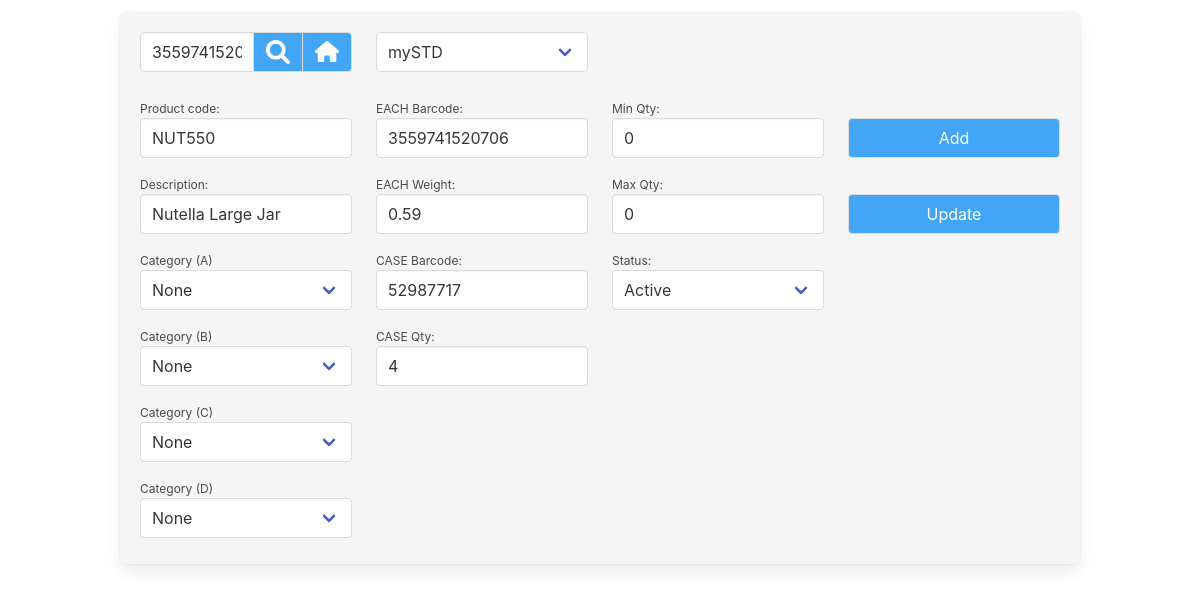
/geb_view_mgr_products.php?product=3559741520706 (signed in), run on the app's committed database.
### tables this page shows
CREATE TABLE "geb_product" (
	"prod_pkey"	INTEGER,
	"prod_owner"	INTEGER DEFAULT 1,
	"prod_code"	TEXT,
	"prod_desc"	TEXT,
	"prod_category_a"	INTEGER DEFAULT 0,
	"prod_category_b"	INTEGER DEFAULT 0,
	"prod_category_c"	INTEGER DEFAULT 0,
	"prod_category_d"	INTEGER DEFAULT 0,
	"prod_mimic"	INTEGER DEFAULT 0,
	"prod_each_barcode"	TEXT,
	"prod_each_barcode_mimic"	TEXT,
	"prod_each_weight"	TEXT,
	"prod_case_barcode"	INTEGER,
	"prod_case_barcode_mimic"	NUMERIC,
	"prod_case_qty"	REAL DEFAULT 0,
	"prod_case_qty_mimic"	TEXT DEFAULT 0,
	"prod_min_qty"	INTEGER DEFAULT 0,
	"prod_max_qty"	INTEGER DEFAULT 0,
	"prod_disabled"	INTEGER DEFAULT 0,
	PRIMARY KEY("prod_pkey" AUTOINCREMENT)
);

### lib_login.php (called while the page is built, shortened)
<?php
class Login
{
	private $user_is_logged_in = false;
	public function is_session_started()
	{
		if (php_sapi_name() !== 'cli' )
		{
			if ( version_compare(phpversion(), '5.4.0', '>=') )
			{
				return session_status() === PHP_SESSION_ACTIVE ? TRUE : FALSE;
			}
		}
		return FALSE;
	}
	private function loginWithSessionData()
	{
		$this->user_is_logged_in = true;
	}
	public function isUserLoggedIn()
	{
		return $this->user_is_logged_in;
	}
}

### geb_view_mgr_products.php (the view, shortened to what this page needs)
<?php
require_once('lib_login.php');
$login = new Login();
if ($login->isUserLoggedIn() == true)
{
	require_once('lib_system.php');
	if (is_it_enabled($_SESSION['menu_mgr_products']))
	{
		require_once("lib_db_conn.php");
		$product_or_barcode		=	"";
		if (isset($_GET["product"]))
		{
			$product_or_barcode		=	trim($_GET["product"]);
		}
		$user_company_uid	=	leave_numbers_only($_SESSION['user_company']);
?>
<!DOCTYPE html>
<html lang="en">
<head>
	<link rel="stylesheet" href="css/bulma.css">
	<link rel="stylesheet" href="css/custom.css">
</head>
<body>
<?php
		echo '<div class="blank_space_12px"></div>';
		echo '<section class="section is-paddingless">';
		echo	'<div class="container box has-background-light">';
			$company_arr	=	array();
			$sql	=	'
				SELECT
				company_code,
				company_pkey
				FROM geb_company
			';
			if ($user_company_uid > 0)
			{
				$sql	.=	'	WHERE	company_pkey = :scompany_uid	';
			}
			if ($stmt = $db->prepare($sql))
			{
				if ($user_company_uid > 0)
				{
					$stmt->bindValue(':scompany_uid',	$user_company_uid,		PDO::PARAM_INT);
				}
				$stmt->execute();
				while($row = $stmt->fetch(PDO::FETCH_ASSOC))
				{
					$company_arr[$row['company_pkey']] = $row['company_code'];
				}
			}
			else
			{
			}
		$which_option_2_select	=	1;
		$company_select_html	=	generate_select_options($company_arr, $which_option_2_select, '');
$columns_html	=	'<div class="columns">';
$columns_html	.=	'<div class="column is-3">';
$columns_html	.=	'<form action="geb_view_mgr_products.php" name="product_form" id="product_form" method="get">';
$columns_html	.=	'<div class="field has-addons">';
$columns_html	.=		'<div class="control">';
$columns_html	.=			'<input class="input" type="text" id="product" name="product" placeholder="' . $mylang['product_code'] . '" value="' . $product_or_barcode . '" >';
$columns_html	.=		'</div>';
$columns_html	.=		'<div class="control">';
$columns_html	.=			'<button class="button manager_class iconSearch" style="width:50px;" type="submit"></button>';
$columns_html	.=		'</div>';
$menu_link		=	"'index.php'";
$columns_html	.=		'<div class="control">';
$columns_html	.=			'<button class="button manager_class iconHome" style="width:50px;" type="button" onClick="open_link(' . $menu_link . ');"></button>';
$columns_html	.=		'</div>';
$columns_html	.=	'</div>';
$columns_html	.=	'</div>';
$columns_html	.=	'<div class="column is-3">';
$columns_html	.=	'<div class="field">';
$columns_html	.=	'
			<div class="control">
				<div class="select is-fullwidth">
					<select id="comp" name="comp">' . $company_select_html . '
					</select>
				</div>
			</div>';
$columns_html .= '</div>';
$columns_html .= '</div>';
$columns_html .= '</form>';
$columns_html .= '</div>';
	try
	{
		$is_barcode	=	false;
		if (is_numeric($product_or_barcode))	{	$is_barcode	=	true;	}
		$sql	=	'
			SELECT
			*
			FROM
			geb_product
			WHERE
		';
		if ($is_barcode)
		{
			$sql	.=	' prod_each_barcode = :sprod_each_bar OR prod_case_barcode = :sprod_case_bar ';
		}
		else
		{
			$sql	.=	' prod_code = :sprod_code ';
		}
		$sql	.=	' AND prod_owner = :sprod_owner ';
		$prod_pkey			=	0;
		$prod_code			=	"";
		$prod_desc			=	"";
		$prod_category_a	=	0;
		$prod_category_b	=	0;
		$prod_category_c	=	0;
		$prod_category_d	=	0;
		$prod_each_barcode	=	"";
		$prod_each_weight	=	"";
		$prod_case_barcode	=	"";
		$prod_case_qty		=	0;
		$prod_min_qty		=	0;
		$prod_max_qty		=	0;
		$prod_disabled		=	0;
		$category_arr		=	array();
		if ($stmt = $db->prepare($sql))
		{
			if ($is_barcode)
			{
				$stmt->bindValue(':sprod_each_bar',	$product_or_barcode,	PDO::PARAM_STR);
				$stmt->bindValue(':sprod_case_bar',	$product_or_barcode,	PDO::PARAM_STR);
			}
			else
			{
				$stmt->bindValue(':sprod_code',	$product_or_barcode,		PDO::PARAM_STR);
			}
			$stmt->bindValue(':sprod_owner',	$user_company_uid,			PDO::PARAM_INT);
			$stmt->execute();
			while($row = $stmt->fetch(PDO::FETCH_ASSOC))
			{
				$prod_pkey				=	leave_numbers_only($row['prod_pkey']);
				$prod_code				=	trim($row['prod_code']);
				$prod_desc				=	trim($row['prod_desc']);
				$prod_category_a		=	leave_numbers_only($row['prod_category_a']);
				$prod_category_b		=	leave_numbers_only($row['prod_category_b']);
				$prod_category_c		=	leave_numbers_only($row['prod_category_c']);
				$prod_category_d		=	leave_numbers_only($row['prod_category_d']);
				$prod_each_barcode		=	trim($row['prod_each_barcode']);
				$prod_each_weight		=	trim($row['prod_each_weight']);
				$prod_case_barcode		=	trim($row['prod_case_barcode']);
				$prod_case_qty			=	leave_numbers_only($row['prod_case_qty']);
				$prod_min_qty			=	leave_numbers_only($row['prod_min_qty']);
				$prod_max_qty			=	leave_numbers_only($row['prod_max_qty']);
				$prod_disabled			=	leave_numbers_only($row['prod_disabled']);
			}
			$sql	=	'
					SELECT
					cat_a_pkey,
					cat_a_name,
					cat_b_pkey,
					cat_b_name,
					cat_b_a_level,
					cat_c_pkey,
					cat_c_name,
					cat_c_b_level,
					cat_d_pkey,
					cat_d_name,
					cat_d_c_level
					FROM geb_category_a
					LEFT JOIN geb_category_b ON geb_category_a.cat_a_pkey = geb_category_b.cat_b_a_level
					LEFT JOIN geb_category_c ON geb_category_b.cat_b_pkey = geb_category_c.cat_c_b_level
					LEFT JOIN geb_category_d ON geb_category_c.cat_c_pkey = geb_category_d.cat_d_c_level
					WHERE
					cat_a_owner = :scat_a_owner
			';
			if ($stmt = $db->prepare($sql))
			{
				$stmt->bindValue(':scat_a_owner',	$user_company_uid,		PDO::PARAM_INT);
				$stmt->execute();
				while($row = $stmt->fetch(PDO::FETCH_ASSOC))
				{
					$category_arr[]	=	$row;
				}
			}
			$category_A_options = [];
			$category_B_options = [];
			$category_C_options = [];
			$category_D_options = [];
			foreach ($category_arr as $category)
			{
				$category_A_options[$category['cat_a_pkey']] = $category['cat_a_name'];
			}
			$category_a_html	=	generate_select_options($category_A_options, leave_numbers_only($prod_category_a), $mylang['none']);
			$category_b_html	=	generate_select_options($category_B_options, leave_numbers_only($prod_category_b), $mylang['none']);
			$category_c_html	=	generate_select_options($category_C_options, leave_numbers_only($prod_category_c), $mylang['none']);
			$category_d_html	=	generate_select_options($category_D_options, leave_numbers_only($prod_category_d), $mylang['none']);
			$columns_html	.=	'<div class="columns">';
			$columns_html	.=	'<div class="column is-3">';
			$status_options =
			[
				0 => $mylang['active'],
				1 => $mylang['disabled'],
			];
			$status_html = '';
			foreach ($status_options as $value => $label)
			{
				$selected = ($prod_disabled == $value) ? ' selected' : '';
				$status_html .= '"<option value="' . $value . '" ' . $selected . '>' . $label . ' </option>"';
			}
			$details_html	=	'
<div class="field" style="'. $box_size_str .'">
	<p class="help">' . $mylang['product_code'] . ':</p>
	<div class="control">
		<input id="id_product_code" class="input is-normal" type="text" placeholder="e.g. CLSPMRD" value="'. $prod_code .'" name="id_product_code" required>
	</div>
</div>
<div class="field" style="'. $box_size_str .'">
	<p class="help">' . $mylang['description'] . ':</p>
	<div class="control">
		<input id="id_product_description" class="input is-normal" type="text" placeholder="Collection Sports Medium Red" value="'. $prod_desc . '" name="id_product_description">
	</div>
</div>
<div class="field" style="' . $box_size_str . '">
	<p class="help">' .	$mylang['category'] . ' (A)</p>
	<div class="field is-narrow">
	  <div class="control">
		<div class="select is-fullwidth">
			<select id="id_category_a">' . $category_a_html . '
			</select>
		</div>
	  </div>
	</div>
</div>
<div class="field" style="' . $box_size_str . '">
	<p class="help">' .	$mylang['category'] . ' (B)</p>
	<div class="field is-narrow">
	  <div class="control">
		<div class="select is-fullwidth">
			<select id="id_category_b">' . $category_b_html . '
			</select>
		</div>
	  </div>
	</div>
</div>
<div class="field" style="' . $box_size_str . '">
	<p class="help">' .	$mylang['category'] . ' (C)</p>
	<div class="field is-narrow">
	  <div class="control">
		<div class="select is-fullwidth">
			<select id="id_category_c">' . $category_c_html . '
			</select>
		</div>
	  </div>
	</div>
</div>
<div class="field" style="' . $box_size_str . '">
	<p class="help">' .	$mylang['category'] . ' (D)</p>
	<div class="field is-narrow">
	  <div class="control">
		<div class="select is-fullwidth">
			<select id="id_category_d">' . $category_d_html . '
			</select>
		</div>
	  </div>
	</div>
</div>
';
			$columns_html	.=	$details_html;
			$columns_html	.=	'</div>';
			$columns_html	.=	'<div class="column is-3">';
			$details_html	=	'
<div class="field" style="'. $box_size_str .'">
	<p class="help">' . $mylang['each_barcode'] . ':</p>
	<div class="control">
		<input id="id_each_barcode" class="input is-normal" type="text" placeholder="87341285732154" value="'. $prod_each_barcode .'" name="id_each_barcode">
	</div>
</div>
<div class="field" style="'. $box_size_str .'">
	<p class="help">' . $mylang['each_weight'] . ':	</p>
	<div class="control">
		<input id="id_each_weight" class="input is-normal" type="text" placeholder="4.25" value="'. $prod_each_weight . '" name="id_each_weight">
	</div>
</div>
<div class="field" style="'. $box_size_str .'">
	<p class="help">' . $mylang['case_barcode'] . ':</p>
	<div class="control">
		<input id="id_case_barcode" class="input is-normal" type="text" placeholder="51682361869185" value="'. $prod_case_barcode. '" name="id_case_barcode">
	</div>
</div>
<div class="field" style="'. $box_size_str .'">
	<p class="help">' . $mylang['case_qty'] . ':</p>
	<div class="control">
		<input id="id_case_qty" class="input is-normal" type="text" placeholder="12" value="'. $prod_case_qty. '" name="id_case_qty">
	</div>
</div>';
			$columns_html	.=	$details_html;
			$details_html	=	"";
			$columns_html	.=	'</div>';
			$columns_html	.=	'<div class="column is-3">';
			$columns_html	.=	'
<div class="field" style="'. $box_size_str .'">
	<p class="help">' . $mylang['min_qty'] . ':</p>
	<div class="control">
		<input id="id_min_qty" class="input is-normal" type="text" placeholder="20" value="'. $prod_min_qty . '" name="id_min_qty">
	</div>
</div>
<div class="field" style="'. $box_size_str .'">
	<p class="help">' . $mylang['max_qty'] . ':</p>
	<div class="control">
		<input id="id_max_qty" class="input is-normal" type="text" placeholder="100" value="'. $prod_max_qty . '" name="id_max_qty">
	</div>
</div>
<div class="field" style="'. $box_size_str .'">
	<p class="help">' . $mylang['status'] . ':</p>
	<div class="field is-narrow">
	  <div class="control">
		<div class="select is-fullwidth">
			<select id="id_disabled" name="id_disabled">' . $status_html . '
			</select>
		</div>
	  </div>
	</div>
</div>
';
			$columns_html	.=	'</div>';
			$columns_html	.=	'<div class="column is-3">';
if (can_user_add($_SESSION['menu_mgr_products']))
{
	$details_html	.=	'
	<div class="field" style="'. $box_size_str .'">
		<p class="help">&nbsp;</p>
		<div class="control">
			<button class="button manager_class is-fullwidth"  onclick="add_product();">' . $mylang['add'] . '</button>
		</div>
	</div>';
}
if (can_user_update($_SESSION['menu_mgr_products']))
{
	$details_html	.=	'
	<div class="field" style="'. $box_size_str .'">
		<p class="help">&nbsp;</p>
		<div class="control">
			<button class="button manager_class is-fullwidth"  onclick="update_product();">' . $mylang['update'] . '</button>
		</div>
	</div>';
}
$details_html	.=	'
<div class="field" style="'. $box_size_str .'">
	<p class="help">&nbsp;</p>
	<div class="control">
		<input id="id_hidden" class="input is-normal" type="hidden" value="' . $prod_pkey . '">
	</div>
</div>';
			$columns_html	.=	$details_html;
			$columns_html	.=	'</div>';
			$columns_html	.=	'</div>';
			echo	$columns_html;
		}
		else
		{
			echo 'Details Query Failed!';
		}
	}
	catch(PDOException $e)
	{
		print_message(1, $e->getMessage());
	}
		echo '</div>';
	echo '</section>';
	}
	else
	{
		include('not_logged_in.php');
	}
}
else
{
    include('not_logged_in.php');
}
?>
</body>
</html>

### css/custom.css (style rules this page uses)
.manager_class { background-color: #42A5F5; color: white; }
.blank_space_12px { display: block; height: 12px; }
.iconHome { background-image: url(../images/icon_home.png); background-repeat: no-repeat; background-position: center; background-size: 24px; }
.iconSearch { background-image: url(../images/icon_search.png); background-repeat: no-repeat; background-position: center; background-size: 24px; }

### data on the page
geb_product: id_product_code "NUT550", id_product_description "Nutella Large Jar", prod_category_a "None", prod_category_b+prod_category_c "None", prod_category_c "None", prod_category_d+prod_category_c "None", id_each_barcode "3559741520706", id_each_weight "0.59", id_case_barcode "52987717", id_case_qty "4", id_min_qty "0", id_max_qty "0"

### other printed values
$mylang['product_code'] "Product code"
$mylang['description'] "Description"
$mylang['category'] "Category"
$mylang['each_barcode'] "EACH Barcode"
$mylang['each_weight'] "EACH Weight"
$mylang['case_barcode'] "CASE Barcode"
$mylang['case_qty'] "CASE Qty"
$mylang['min_qty'] "Min Qty"
$mylang['max_qty'] "Max Qty"
$mylang['status'] "Status"
$mylang['add'] "Add"
$mylang['update'] "Update"
form field comp "mySTD"
form field id_disabled "Active"
